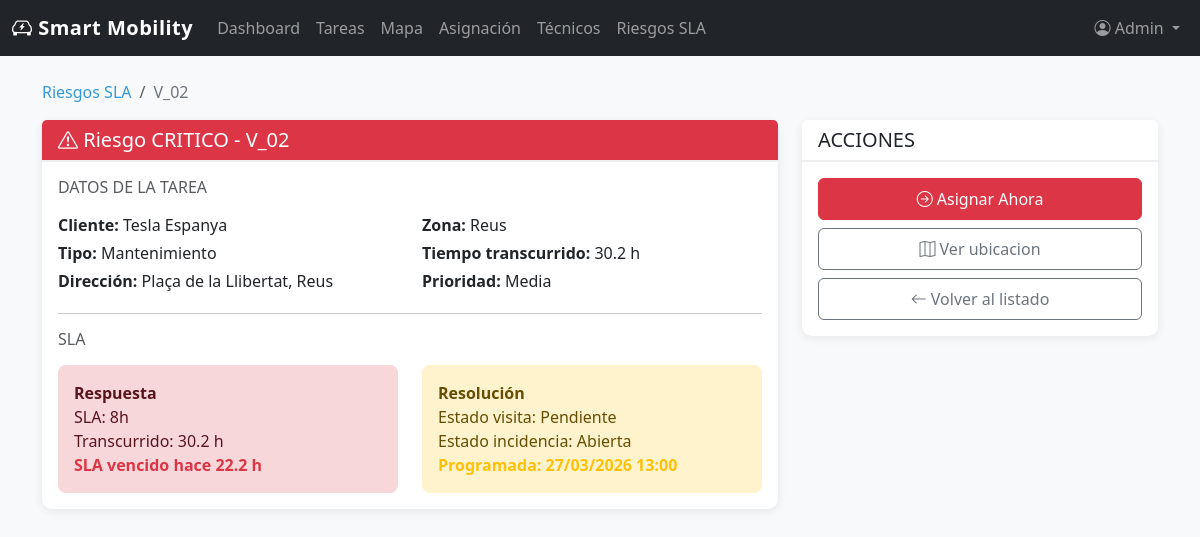
The page /riesgos/V_02 (signed in) on the database its author committed.
### src/models/user.py (models this page shows, shortened)
class User(db.Model, UserMixin):
    id = db.Column(db.Integer, primary_key=True)
    email = db.Column(db.String(120), unique=True, nullable=False)
    username = db.Column(db.String(80), unique=True, nullable=False)
    password = db.Column(db.String(200), nullable=False)
    role = db.Column(db.String(20), default='operador')
    nombre = db.Column(db.String(100))
    apellido = db.Column(db.String(100))
    zona = db.Column(db.String(50))
    activo = db.Column(db.Boolean, default=True)
    created_at = db.Column(db.DateTime, default=datetime.utcnow)

### src/models/operations.py (models this page shows)
class Visit(db.Model):
    __tablename__ = "visits"
    id = db.Column(db.String(40), primary_key=True)
    technician_id = db.Column(db.String(20), db.ForeignKey("technicians.id"))
    incidence_id = db.Column(db.String(40), db.ForeignKey("incidences.id"), nullable=False)
    status = db.Column(db.String(40), nullable=False)
    visit_type = db.Column(db.String(40), nullable=False)
    address = db.Column(db.String(255), nullable=False)
    latitude = db.Column(db.Float)
    longitude = db.Column(db.Float)
    planned_date = db.Column(db.DateTime)
    technician = db.relationship("Technician", back_populates="visits", lazy="select")
    incidence = db.relationship("Incidence", back_populates="visits", lazy="select")
    reports = db.relationship("Report", back_populates="visit", lazy="select")

class Contract(db.Model):
    __tablename__ = "contracts"
    id = db.Column(db.String(40), primary_key=True)
    client_id = db.Column(db.String(120), nullable=False)
    charger_id = db.Column(db.String(40), nullable=False, index=True)
    contract_type = db.Column(db.String(120), nullable=False)
    address = db.Column(db.String(255), nullable=False)
    latitude = db.Column(db.Float)
    longitude = db.Column(db.Float)
    status = db.Column(db.String(40), nullable=False)

class Technician(db.Model):
    __tablename__ = "technicians"
    id = db.Column(db.String(20), primary_key=True)
    name = db.Column(db.String(120), nullable=False)
    zone = db.Column(db.String(120), nullable=False)
    expertise = db.Column(db.Integer, default=0, nullable=False)
    expert = db.Column(db.Boolean, default=False, nullable=False)
    visits = db.relationship("Visit", back_populates="technician", lazy="select")
    reports = db.relationship("Report", back_populates="technician", lazy="select")

### src/routes/riesgos.py (the view)
@riesgos.route('/riesgos/<string:riesgo_id>')
@login_required
def detalle_riesgo(riesgo_id):
    risk = get_risk_card(riesgo_id)
    if not risk:
        abort(404)
    return render_template('riesgos/detalle.html', title='Detalle Riesgo', risk=risk)

### src/__init__.py (called while the page is built)
@login_manager.user_loader
def load_user(user_id):
    from src.models.user import User
    return User.query.get(int(user_id))

### src/data_store.py (called while the page is built)
def get_risk_card(task_id):
    for risk in list_risk_cards():
        if risk["task"]["id"] == task_id:
            return risk
    return None

def _serialize_risk(visit, contracts, elapsed_hours, remaining_hours, severity):
    task = _serialize_task(visit, contracts)
    severity_label = "CRITICO" if severity == "critical" else "ADVERTENCIA"
    severity_badge = "danger" if severity == "critical" else "warning"
    severity_weight = 0 if severity == "critical" else 1
    return {
        "task": task,
        "severity": severity,
        "severity_label": severity_label,
        "severity_badge": severity_badge,
        "severity_weight": severity_weight,
        "remaining_hours": remaining_hours,
        "elapsed_label": _format_duration_hours(elapsed_hours),
        "response_sla_label": f"{RISK_RESPONSE_SLA_HOURS.get(visit.incidence.priority, 8)}h",
        "remaining_label": _remaining_label(remaining_hours),
    }

def _map_status(visit):
    if visit.status == "completada":
        return "resuelta"
    if visit.technician_id:
        return "asignada"
    return "por_asignar"

def _format_datetime(value):
    if not value:
        return "-"
    return value.strftime("%d/%m/%Y %H:%M")

def _format_duration_hours(value):
    hours = max(value, 0)
    if hours < 1:
        return f"{int(hours * 60)} min"
    if abs(hours - round(hours)) < 0.05:
        return f"{int(round(hours))} h"
    return f"{hours:.1f} h"

def _remaining_label(remaining_hours):
    if remaining_hours <= 0:
        return f"SLA vencido hace {_format_duration_hours(abs(remaining_hours))}"
    return f"Quedan {_format_duration_hours(remaining_hours)}"

### src/templates/riesgos/detalle.html
{% extends "base.html" %}
{% block content %}
<div class="container mt-4">
    <nav aria-label="breadcrumb">
        <ol class="breadcrumb">
            <li class="breadcrumb-item"><a href="{{ url_for('riesgos.lista_riesgos') }}">Riesgos SLA</a></li>
            <li class="breadcrumb-item active">{{ risk.task.id }}</li>
        </ol>
    </nav>
    <div class="row">
        <div class="col-lg-8">
            <div class="card mb-4">
                <div class="card-header bg-{{ risk.severity_badge }} text-white">
                    <h5 class="mb-0"><i class="bi bi-exclamation-triangle"></i> Riesgo {{ risk.severity_label }} - {{ risk.task.id }}</h5>
                </div>
                <div class="card-body">
                    <h6 class="text-muted mb-3">DATOS DE LA TAREA</h6>
                    <div class="row mb-3">
                        <div class="col-md-6">
                            <p class="mb-1"><strong>Cliente:</strong> {{ risk.task.client }}</p>
                            <p class="mb-1"><strong>Tipo:</strong> {{ risk.task.type_label }}</p>
                            <p class="mb-1"><strong>Dirección:</strong> {{ risk.task.address }}</p>
                        </div>
                        <div class="col-md-6">
                            <p class="mb-1"><strong>Zona:</strong> {{ risk.task.zone }}</p>
                            <p class="mb-1"><strong>Tiempo transcurrido:</strong> {{ risk.elapsed_label }}</p>
                            <p class="mb-1"><strong>Prioridad:</strong> {{ risk.task.priority_label }}</p>
                        </div>
                    </div>
                    <hr>
                    <h6 class="text-muted mb-3">SLA</h6>
                    <div class="row">
                        <div class="col-md-6">
                            <div class="alert alert-{{ risk.severity_badge }} mb-0">
                                <strong>Respuesta</strong><br>
                                SLA: {{ risk.response_sla_label }}<br>
                                Transcurrido: {{ risk.elapsed_label }}<br>
                                <strong class="text-{{ risk.severity_badge }}">{{ risk.remaining_label }}</strong>
                            </div>
                        </div>
                        <div class="col-md-6">
                            <div class="alert alert-warning mb-0">
                                <strong>Resolución</strong><br>
                                Estado visita: {{ risk.task.status_label }}<br>
                                Estado incidencia: {{ risk.task.incidence_status_label }}<br>
                                <strong class="text-warning">Programada: {{ risk.task.planned_date_label }}</strong>
                            </div>
                        </div>
                    </div>
                </div>
            </div>
        </div>
        <div class="col-lg-4">
            <div class="card">
                <div class="card-header">
                    <h5 class="mb-0">ACCIONES</h5>
                </div>
                <div class="card-body">
                    <div class="d-grid gap-2">
                        <a href="{{ url_for('tareas.detalle_tarea', tarea_id=risk.task.id) }}" class="btn btn-{{ risk.severity_badge }}">
                            <i class="bi bi-arrow-right-circle"></i> Asignar Ahora
                        </a>
                        <a class="btn btn-outline-secondary" href="{{ url_for('mapa.vista_mapa') }}">
                            <i class="bi bi-map"></i> Ver ubicacion
                        </a>
                        <a class="btn btn-outline-secondary" href="{{ url_for('riesgos.lista_riesgos') }}">
                            <i class="bi bi-arrow-left"></i> Volver al listado
                        </a>
                    </div>
                </div>
            </div>
        </div>
    </div>
</div>
{% endblock %}

### src/templates/base.html (shortened to what this page needs)
<!DOCTYPE html>
<html lang="es">
<head>
    <link href="https://cdn.jsdelivr.net/npm/bootstrap@5.3.0/dist/css/bootstrap.min.css" rel="stylesheet">
    <link rel="stylesheet" href="https://cdn.jsdelivr.net/npm/bootstrap-icons@1.11.0/font/bootstrap-icons.css">
    <link rel="stylesheet" href="{{ url_for('static', filename='css/style.css') }}">
</head>
<body>
    {% if current_user.is_authenticated %}
    <nav class="navbar navbar-expand-lg navbar-dark bg-dark">
        <div class="container-fluid">
            <a class="navbar-brand" href="{{ url_for('main.dashboard') }}">
                <i class="bi bi-ev-front"></i> Smart Mobility
            </a>
            <div class="collapse navbar-collapse" id="navbarNav">
                <ul class="navbar-nav me-auto">
                    <li class="nav-item">
                        <a class="nav-link" href="{{ url_for('main.dashboard') }}">Dashboard</a>
                    </li>
                    <li class="nav-item">
                        <a class="nav-link" href="{{ url_for('tareas.lista_tareas') }}">Tareas</a>
                    </li>
                    <li class="nav-item">
                        <a class="nav-link" href="{{ url_for('mapa.vista_mapa') }}">Mapa</a>
                    </li>
                    <li class="nav-item">
                        <a class="nav-link" href="{{ url_for('asignacion.vista_asignacion') }}">Asignación</a>
                    </li>
                    <li class="nav-item">
                        <a class="nav-link" href="{{ url_for('tecnicos.lista_tecnicos') }}">Técnicos</a>
                    </li>
                    <li class="nav-item">
                        <a class="nav-link" href="{{ url_for('riesgos.lista_riesgos') }}">Riesgos SLA</a>
                    </li>
                </ul>
                <ul class="navbar-nav">
                    <li class="nav-item dropdown">
                        <a class="nav-link dropdown-toggle" href="#" role="button" data-bs-toggle="dropdown">
                            <i class="bi bi-person-circle"></i> {{ current_user.nombre }}
                        </a>
                    </li>
                </ul>
            </div>
        </div>
    </nav>
    {% endif %}
    <main class="content">
        {% block content %}{% endblock %}
    </main>
</body>
</html>

### src/static/css/style.css (style rules this page uses)
:root { --primary-color: #2c3e50; --secondary-color: #3498db; --accent-color: #e74c3c; --success-color: #27ae60; --warning-color: #f39c12; --bg-light: #f8f9fa; }
body { font-family: 'Segoe UI', Tahoma, Geneva, Verdana, sans-serif; background-color: var(--bg-light); }
.navbar-brand { font-weight: 700; letter-spacing: 0.5px; }
.card { border: none; border-radius: 10px; box-shadow: 0 2px 10px rgba(0, 0, 0, 0.08); transition: transform 0.2s, box-shadow 0.2s; }
.card-header { background-color: white; border-bottom: 2px solid #f0f0f0; font-weight: 600; }
.btn { border-radius: 6px; font-weight: 500; padding: 0.5rem 1rem; }
.content { min-height: calc(100vh - 56px); padding-bottom: 2rem; }
.alert { border-radius: 8px; border: none; }
.breadcrumb { background-color: transparent; padding: 0; }
.breadcrumb-item a { color: var(--secondary-color); text-decoration: none; }
.breadcrumb-item.active { color: #6c757d; }

### rows shown on the page
User: nombre "Admin"
Visit: task.id "V_02", task.address "Plaça de la Llibertat, Reus"
Contract: task.client "Tesla Espanya"
Technician: task.zone "Reus"

### other values the page prints
{{ risk.severity_label }} "CRITICO"
{{ risk.task.type_label }} "Mantenimiento"
{{ risk.elapsed_label }} "30.2 h"
{{ risk.task.priority_label }} "Media"
{{ risk.response_sla_label }} "8h"
{{ risk.remaining_label }} "SLA vencido hace 22.2 h"
{{ risk.task.status_label }} "Pendiente"
{{ risk.task.incidence_status_label }} "Abierta"
{{ risk.task.planned_date_label }} "27/03/2026 13:00"
